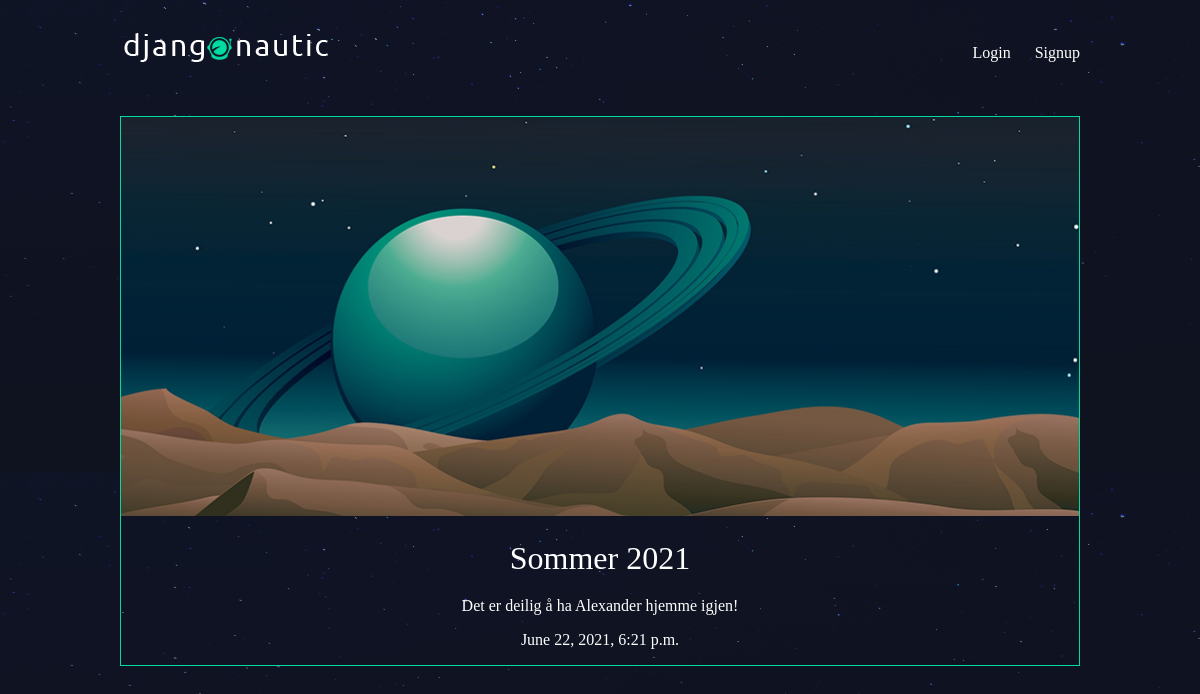
The page /articles/sommer-2021/ on the database its author committed.
### articles/models.py (models this page shows, shortened)
class Article(models.Model):
    title = models.CharField(max_length=100)
    slug = models.SlugField()
    body = models.TextField()
    date = models.DateTimeField(auto_now_add=True)
    thumb = models.ImageField(default='default.png', blank=True)
    author = models.ForeignKey(User, on_delete=models.CASCADE, default=None)

### articles/views.py (the view)
# urls.py: url(r'^(?P<slug>[\w-]+)/$', views.article_detail, name="detail"),
def article_detail(request, slug):
    article = Article.objects.get(slug=slug)
    return render(request, 'articles/article_detail.html', { 'article': article })

### articles/templates/articles/article_detail.html
{% extends 'base_layout.html' %}
{% block content %}
<div class="article-detail">
    <div class="article">
        <img src="{{ article.thumb.url }}" />
        <h2>{{ article.title }}</h2>
        <p>{{ article.body }}</p>
        <p>{{ article.date }}</p>
    </div>
</div>
{% endblock %}

### assets/styles.css (style rules this page uses)
body { background-color: #0f121f; background-image: url(/static/stars.png); background-repeat-y: no-repeat; color: #fff; }
body * { font-family: Ubuntu; }
h1, h2, h3, h4, h5 { font-weight: normal; margin: 0; }
.article { padding: 10px; border: 1px solid #00dba0; position: relative; padding-bottom: 40px; }
.article h2 { font-size: 1.2em; }
.article-detail .article { padding: 0; }
.article-detail .article img { max-width: 100%; }
.article-detail .article h2 { text-align: center; margin: 20px auto; font-size: 2em; }
.article-detail .article p { text-align: center; }

### rows shown on the page
Article: thumb (placeholder picture), title "Sommer 2021", body "Det er deilig å ha Alexander hjemme igjen!", date "June 22, 2021, 6:21 p.m."
